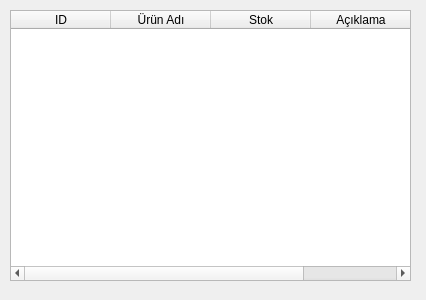
<?xml version="1.0" encoding="UTF-8"?>
<ui version="4.0">
 <class>Form</class>
 <widget class="QWidget" name="Form">
  <property name="geometry">
   <rect>
    <x>0</x>
    <y>0</y>
    <width>426</width>
    <height>300</height>
   </rect>
  </property>
  <property name="windowTitle">
   <string>Form</string>
  </property>
  <widget class="QTableWidget" name="tableWidget">
   <property name="geometry">
    <rect>
     <x>10</x>
     <y>10</y>
     <width>401</width>
     <height>271</height>
    </rect>
   </property>
   <column>
    <property name="text">
     <string>ID</string>
    </property>
   </column>
   <column>
    <property name="text">
     <string>Ürün Adı</string>
    </property>
   </column>
   <column>
    <property name="text">
     <string>Stok</string>
    </property>
   </column>
   <column>
    <property name="text">
     <string>Açıklama</string>
    </property>
   </column>
  </widget>
 </widget>
 <resources/>
 <connections/>
</ui>
